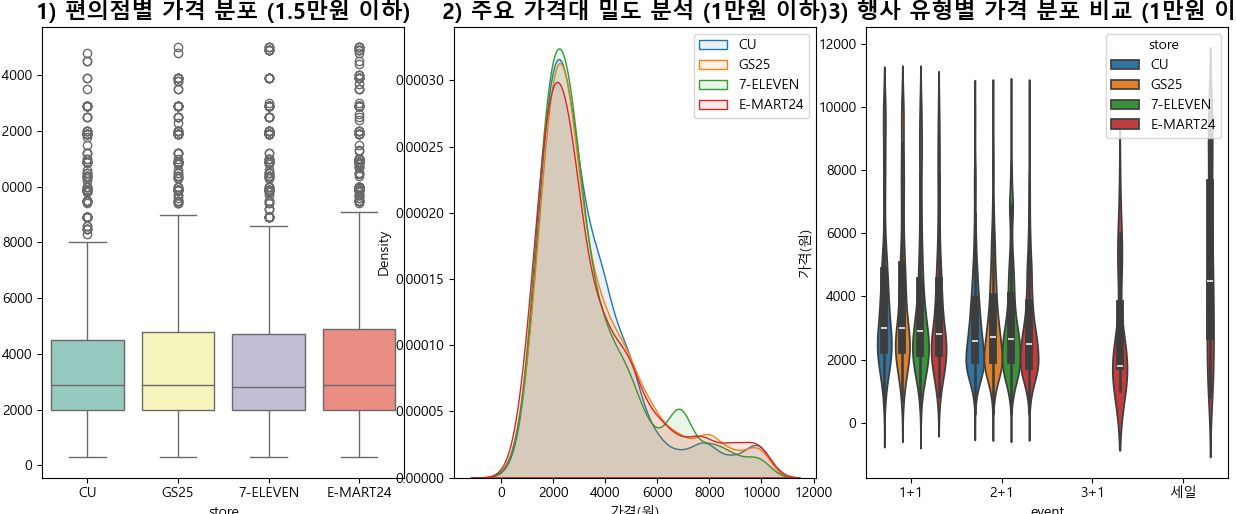

Here is the Python script that generated this plot:
import pandas as pd
import matplotlib.pyplot as plt
import seaborn as sns

# 1. 한글 깨짐 방지 (Windows: Malgun Gothic, Mac: AppleGothic)
plt.rcParams['font.family'] = 'Malgun Gothic'
plt.rcParams['axes.unicode_minus'] = False

# 2. 파일 리스트 및 편의점 이름 설정
file_names = [
    'CU_260223.csv',
    'GS25_260223.csv',
    '7Eleven_260224.csv',
    'cleaned_emart24_260223.csv'
]
labels = ['CU', 'GS25', '7-ELEVEN', 'E-MART24']

# 3. 데이터 로드 및 통합 작업
all_data = []

for file, label in zip(file_names, labels):
    try:
        df = pd.read_csv(file)
        
        # [전처리] 혹시 모를 가격 컬럼 숫자형 변환 (쉼표, '원' 제거)
        if df['price'].dtype == 'object':
            df['price'] = df['price'].str.replace(',', '').str.replace('원', '').astype(int)
        
        # [전처리] 이벤트명 공백 제거 (이마트24 '1 + 1' 대응)
        df['event'] = df['event'].astype(str).str.replace(' ', '', regex=False)
        
        # 편의점 구분 컬럼 추가
        df['store'] = label
        all_data.append(df)
    except Exception as e:
        print(f"{label} 파일 로드 중 오류 발생: {e}")

# 전체 데이터 하나로 통합
total_df = pd.concat(all_data, ignore_index=True)

# --- [분석 1] 통계적 요약 정보 출력 ---
print("=== 4대 편의점 가격 통계 비교 ===")
summary = total_df.groupby('store')['price'].describe()
print(summary)

# --- [분석 2] 시각화 (3개 영역) ---
# 전체 그래프 크기 설정
fig, axes = plt.subplots(1, 3, figsize=(24, 8))

# (1) Box Plot: 가격의 범위와 이상치(튀는 값) 확인
# 15,000원 이하 상품으로 제한하여 가독성 높임
sns.boxplot(x='store', y='price', data=total_df[total_df['price'] <= 15000], 
            ax=axes[0], palette='Set3')
axes[0].set_title('1) 편의점별 가격 분포 (1.5만원 이하)', fontsize=16, fontweight='bold')
axes[0].set_ylabel('가격(원)')

# (2) KDE Plot: 가격 밀도 그래프 (어느 가격대에 상품이 가장 많은가?)
# 5,000원 이하 가성비 구간 집중 분석
for label in labels:
    sns.kdeplot(total_df[(total_df['store'] == label) & (total_df['price'] <= 10000)]['price'], 
                label=label, ax=axes[1], fill=True, alpha=0.1)
axes[1].set_title('2) 주요 가격대 밀도 분석 (1만원 이하)', fontsize=16, fontweight='bold')
axes[1].set_xlabel('가격(원)')
axes[1].legend()

# (3) Violin Plot: 행사 종류별 가격 분포 차이
# 1+1 상품과 2+1 상품의 가격 전략 비교
sns.violinplot(x='event', y='price', hue='store', 
               data=total_df[total_df['price'] <= 10000], ax=axes[2], split=False)
axes[2].set_title('3) 행사 유형별 가격 분포 비교 (1만원 이하)', fontsize=16, fontweight='bold')
axes[2].set_ylabel('가격(원)')

# 레이아웃 조정 및 출력
plt.tight_layout()
plt.show()
